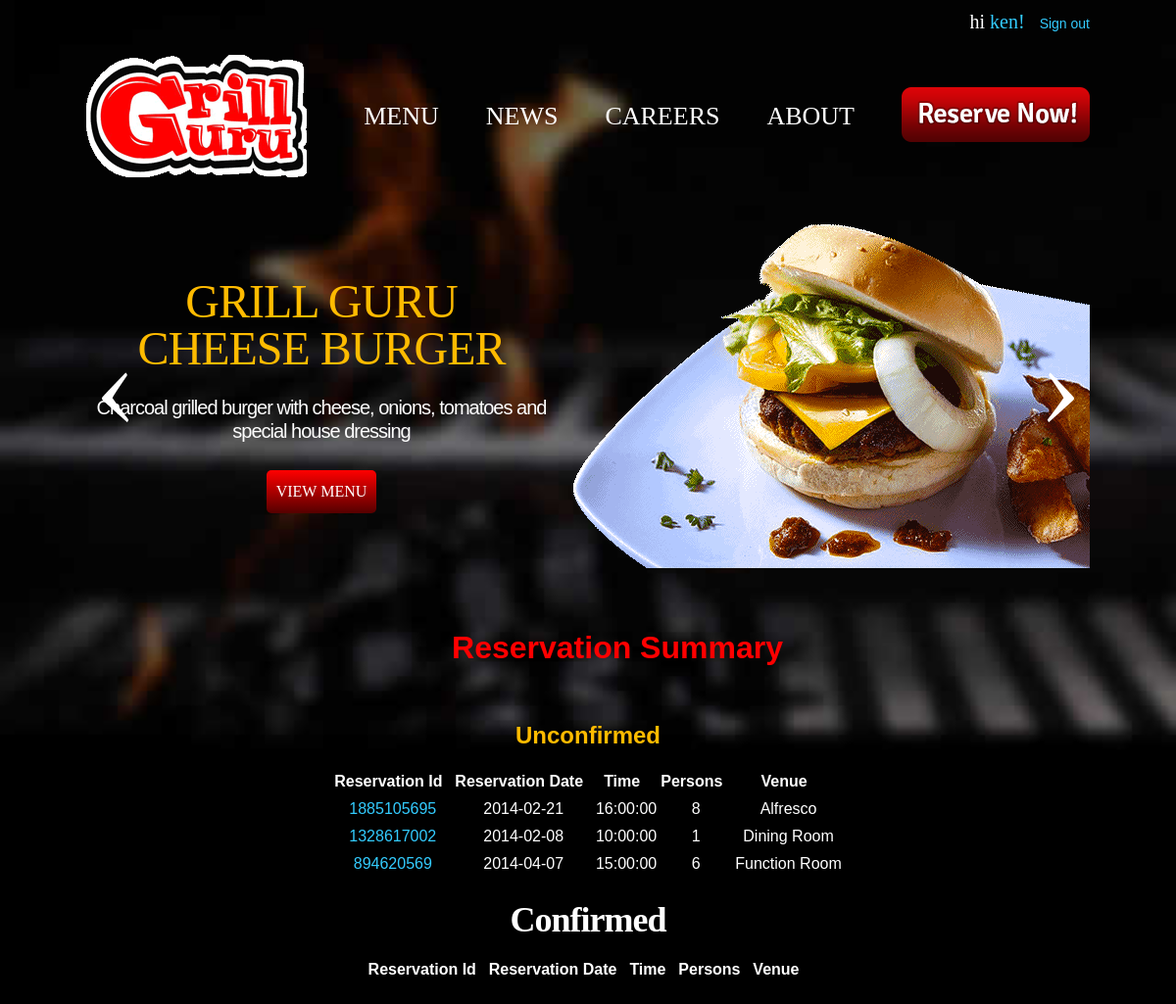
Page /project/view_summary.php (signed in) on the committed database.
### tables this page shows
CREATE TABLE IF NOT EXISTS `reservations` (
  `id` int(100) unsigned NOT NULL AUTO_INCREMENT,
  `rid` varchar(10) NOT NULL,
  `persons` int(11) NOT NULL,
  `fname` varchar(100) NOT NULL,
  `lname` varchar(100) NOT NULL,
  `address` varchar(100) NOT NULL,
  `date` date NOT NULL,
  `mobile` varchar(250) NOT NULL,
  `email` varchar(100) NOT NULL,
  `rdate` date NOT NULL,
  `time` varchar(255) NOT NULL,
  `t_e` varchar(200) NOT NULL,
  `venue` varchar(200) NOT NULL,
  `status` int(1) NOT NULL,
  `penalty` int(11) NOT NULL,
  `total` int(11) NOT NULL,
  PRIMARY KEY (`id`),
  UNIQUE KEY `id` (`id`)
);

### project/view_summary.php (the view, shortened to what this page needs)
<?
include 'header.php';
$type = $_COOKIE["user"];
$query= "SELECT * FROM users WHERE username = '".$type."'";
$result=mysql_query($query);
$num=mysql_numrows($result);
for ($i=0; $i < $num; $i++){
$first=mysql_result($result,$i,"fname");
$last=mysql_result($result,$i,"lname");
}
$x = "0";
$query1= "SELECT * FROM reservations WHERE fname = '".$first."' and lname = '".$last."' and status = '".$x."' ";
$result1=mysql_query($query1);
$num1=mysql_numrows($result1);
?>
					 <div id="campaign">
                <div id="slides">
                    <div class="slide" style="background-image:url('images/slides/slide1.png')">
                        <span class="content">
                            <div class="title">Grill Guru Cheese Burger</div>
                            <div class="description">Charcoal grilled burger with cheese, onions, tomatoes and special house dressing</div>
                            <a class="button" href="menu.php">View Menu</a>
                        </span>
                    </div>
                </div>
                <div class="arrow">
                    <img onclick="slidePrev()" class="left" src="images/slides_arrow_left.png" />
                    <img onclick="slideNext()" class="right" src="images/slides_arrow_right.png" />
                </div>
            </div>
			<br>
			<br>
			<div id="contents">
					<center>
						<h1 class="highlight"> Reservation Summary </h1>
						<center>
						<table class="list" >
						<h2 style="color:#fb0;"> Unconfirmed </h1>
							<tr>
								<th> Reservation Id &nbsp </th>
								<th> Reservation Date &nbsp </th>
								<th> Time &nbsp </th>
								<th> Persons &nbsp </th>
								<th> Venue &nbsp </th>
							</tr>
							<? $i; for ($i=0; $i < $num1; $i++){?>
							<tr style="text-align:center;">
								<td> <a href="view_details.php?id=<? echo mysql_result($result1,$i,"id"); ?>"> <? echo mysql_result($result1,$i,"rid"); ?> </td>
								<td> <? echo mysql_result($result1,$i,"rdate"); ?> </td>
								<td> <? echo mysql_result($result1,$i,"time"); ?> </td>
								<td> <? echo mysql_result($result1,$i,"persons"); ?> </td>
								<td> <? echo mysql_result($result1,$i,"venue"); ?> </td>
							</tr>
							<? } ?>
						</table>
						<table class="list" >
						<h2 class="title"> Confirmed </h1>
							<tr>
								<th> Reservation Id &nbsp </th>
								<th> Reservation Date &nbsp </th>
								<th> Time &nbsp </th>
								<th> Persons &nbsp </th>
								<th> Venue &nbsp </th>
							</tr>
						</table>
						</center>
					</center>
			</div>
        </div>
        </center>
    </body>
</html>

### project/css/main.css (style rules this page uses)
html { height:100%; min-height:100%; background-color:black; background-image:url('../images/bg.jpg'); background-repeat:no-repeat; background-size:100% auto; }
body { height:100%; min-height:100%; margin:0 auto; font-family:Verdana, source-sans-pro, Helvetica, Arial, sans-serif; font-size:16px; color:white; line-height:1.5em; -webkit-font-smoothing: antialiased; }
a { text-decoration:none; color:#3cf; cursor:pointer; }
.title { font-family:'Signika'; font-size:36px; letter-spacing:-1px; margin-bottom:24px; }
.highlight { color:red; }
.button { display:inline-block; padding:10px 10px; margin:0; font-size:16px; font-family:'Signika'; text-transform:uppercase; color:white; cursor:pointer; background: -webkit-linear-gradient(red, #500); background: -o-linear-gradient(red, #500); background: -moz-linear-gradient(red, #500); background: linear-gradient(red, #500); -moz-border-radius:5px; -webkit-border-radius:5px; border-radius:5px; border:0px; }
#campaign { height:352px; margin-top:16px; }
#campaign #slides { width:inherit; height:inherit; white-space:nowrap; overflow:hidden; font-size:0; }
#campaign #slides .slide { width:1024px; height:inherit; display:inline-block; vertical-align:middle; background-repeat:no-repeat; background-position:right; }
#campaign #slides .content { width:480px; height:inherit; white-space:normal; display:table-cell; text-align:center; vertical-align:middle; }
#campaign #slides .title { font-family:'Signika'; font-size:48px; line-height:48px; color:#fb0; padding:0 20px; text-transform:uppercase; }
#campaign #slides .description { margin:16px 0 28px 0; font-size:20px; letter-spacing:-1px; }
#campaign .arrow { top:-216px; position:relative; text-align:right; }
#campaign img { padding:16px; }
#campaign .arrow .left { float:left; }

### rows in the picture
reservations: rid "1885105695", rdate "2014-02-21", time "16:00:00", persons "8", venue "Alfresco"
reservations: rid "1328617002", rdate "2014-02-08", time "10:00:00", persons "1", venue "Dining Room"
reservations: rid "894620569", rdate "2014-04-07", time "15:00:00", persons "6", venue "Function Room"

### other values in the picture
$_COOKIE["user"] "ken"
